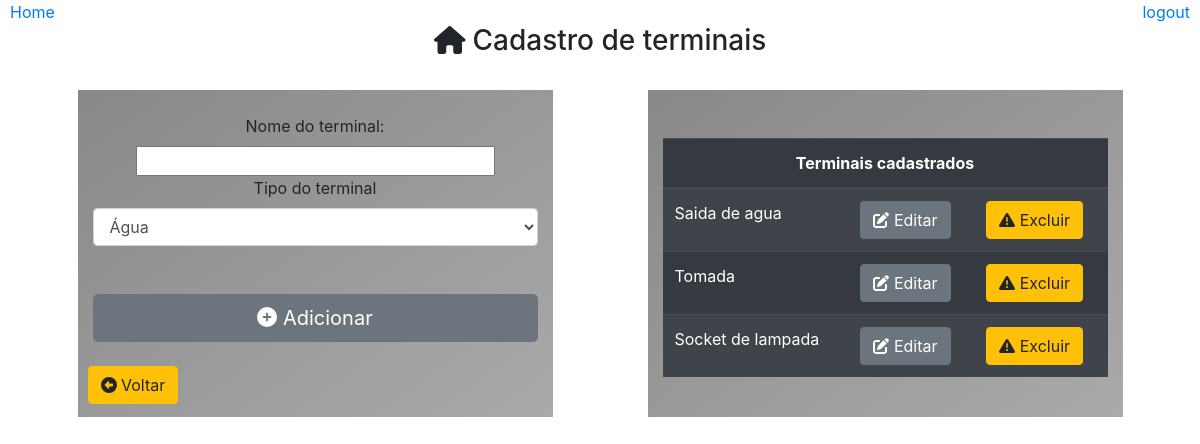
Screenshot of /configurar/saida/ with the database file from the repository.
### core/models.py (models this page shows)
class Saida(models.Model):
    tipo_consumo = models.ForeignKey(TipoConsumo,on_delete=models.CASCADE)
    nome = models.CharField(max_length=30)
    class Meta:
        db_table = 'saida'

### core/pages/configuracoes/views.py (the view)
# urls.py: path('configurar/saida/', configurar.Saidas),
def Saidas(request):
    consumos = TipoConsumo.objects.all()
    terminais = Saida.objects.all()
    lista = []
    for item in consumos:
        if item.id != 3:   #Valor direto
            lista.append(item)
    id = request.GET.get('id')
    terminal = None
    if id:
        terminal = Saida.objects.get(id=id)
    dados = {
        'titulo':'Cadastro de terminais',
        'consumos':lista,
        'terminais':terminais,
        'terminal': terminal
    }
    return render(request, 'configuracoes/saida.html',dados)

### templates/configuracoes/saida.html (shortened to what this page needs)
{% extends "model-page.html" %}
{% block content %}
<div align='center'>
    <br>
    <h3><i class='fa fa-home'></i> Cadastro de terminais</h3><br>
    <div class="container">
        <div class="row">
            <div class="col col-6 col-sm-6 col-md-4 col-lg-5 col-xs-4 container box-gray">
                <br>
                {% if terminal is None %}
                    <form action="/configurar/nova/saida" method="POST"> {% csrf_token %}
                        <label>Nome do terminal: </label>
                        <input type="text" name="nome" maxlength="30" size="30" required/>
                        <br>
                        <label>Tipo do terminal</label>
                        <select class="form-control" name="consumo">
                            {% for item in consumos %}
                                <option value= {{ item.id }}> {{ item.nome }} </option>
                            {% endfor %}
                        </select><br><br>
                        <button type="submit" class="btn btn-secondary btn-lg btn-block">
                            <i class="fas fa-plus-circle"></i> Adicionar
                        </button>
                    </form>
                {% endif %}
                <br>
                <a type="button" class="btn btn-warning"style="position: absolute; left: 10px;" href="/configurar/menu">
                    <i class='fas fa-arrow-alt-circle-left'></i> Voltar
                </a><br><br>
            </div>
            {% if terminais %}
                <div class="col col-6 col-sm-6 col-md-4 col-lg-5 col-xs-4 container box-gray">
                    <br><br>
                    <table class="table table-striped table-dark">
                        <thead>
                            <tr align="center">
                                <th colspan="3">Terminais cadastrados</th>
                            </tr>
                        </thead>
                        {% for item in terminais %}
                            <tr>
                                <td>
                                    {{item.nome}}
                                </td>
                                <td>
                                    <a class="btn btn-secondary" href="?id={{item.id}}">
                                        <i class="fas fa-edit"></i> Editar
                                    </a>
                                </td>
                                <td>
                                    <a class="btn btn-warning" href="excluir/{{item.id}}/">
                                        <i class="fas fa-exclamation-triangle"></i> Excluir
                                    </a>
                                </td>
                            </tr>
                        {% endfor %}
                    </table>
                <br>
                </div>
            {% endif %}
        </div>
    </div>
</div>
{% endblock %}

### static/css/style.css (style rules this page uses)
.box-gray { background-image: linear-gradient(to bottom right, #888888, #AAAAAA ); }

### rows the page displays
Saida: nome "Saida de agua"
Saida: nome "Tomada"
Saida: nome "Socket de lampada"

### other values shown
form field consumo "Água"
